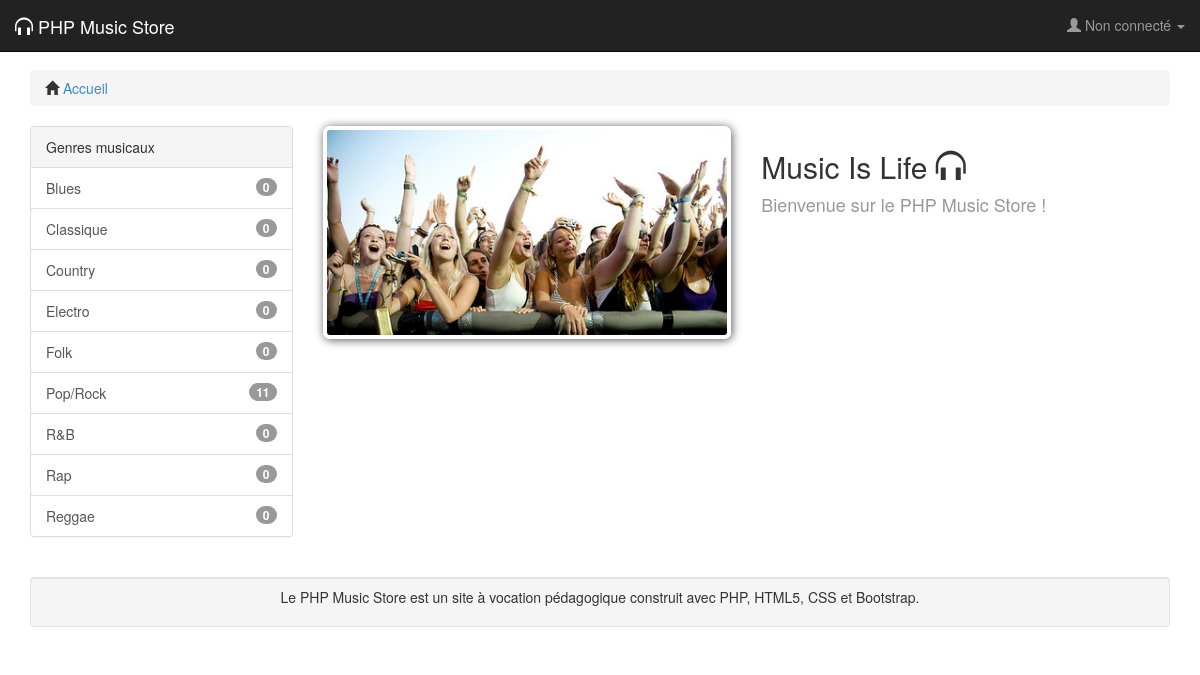
The page / on the database its author committed.
### tables this page shows
create table T_GENRE (
  GEN_ID integer primary key auto_increment,
  GEN_NOM varchar(100) not null
);

### Controleur/ControleurPersonnalise.php (called while the page is built, shortened)
<?php
require_once 'Framework/Controleur.php';
abstract class ControleurPersonnalise extends Controleur
{
    protected function genererVue($donneesVue = array(), $action = null)
    {
        $client = null;
        parent::genererVue($donneesVue + array('client' => $client), $action);
    }
}

### Controleur/ControleurAccueil.php (called while the page is built)
<?php
require_once 'ControleurPersonnalise.php';
require_once 'Modele/Genre.php';
class ControleurAccueil extends ControleurPersonnalise {
    private $genre;
    public function __construct() {
        $this->genre = new Genre();
    }
    public function index() {
        $genres = $this->genre->getGenres();
        $this->genererVue(array('genres' => $genres));
    }
}

### Framework/Routeur.php (called while the page is built, shortened)
<?php
require_once 'Controleur.php';
require_once 'Vue.php';
class Routeur
{
    public function routerRequete()
    {
        try {
            $requete = new Requete(array_merge($_GET, $_POST));
            $controleur = $this->creerControleur($requete);
            $action = $this->creerAction($requete);
            $controleur->executerAction($action);
        }
        catch (Exception $e) {
            $this->gererErreur($e);
        }
    }
    private function creerControleur(Requete $requete)
    {
        $controleur = "Accueil";
        $classeControleur = "Controleur" . $controleur;
        $fichierControleur = "Controleur/" . $classeControleur . ".php";
        if (file_exists($fichierControleur)) {
            $controleur = new $classeControleur();
            $controleur->setRequete($requete);
            return $controleur;
        }
        else {
            throw new Exception("Fichier '$fichierControleur' introuvable");
        }
    }
    private function creerAction(Requete $requete)
    {
        $action = "index";
        return $action;
    }
}

### index.php (called while the page is built)
<?php
require 'Framework/Routeur.php';
$routeur = new Routeur();
$routeur->routerRequete();

### Modele/Genre.php (called while the page is built, shortened)
<?php
require_once 'Framework/Modele.php';
class Genre extends Modele
{
    public function getGenres()
    {
        $sql = "select G.GEN_ID as id, GEN_NOM as nom, count(ALB_ID) AS nbAlbums " .
                "from T_GENRE G left join T_ALBUM A on G.GEN_ID=A.GEN_ID group by G.GEN_ID order by GEN_NOM";
        return $this->executerRequete($sql);
    }
}

### Framework/Configuration.php (called while the page is built, shortened)
<?php
class Configuration
{
    private static $parametres;
    public static function get($nom, $valeurParDefaut = null)
    {
        if (isset(self::getParametres()[$nom])) {
            $valeur = self::getParametres()[$nom];
        }
        else {
            $valeur = $valeurParDefaut;
        }
        return $valeur;
    }
    private static function getParametres()
    {
        if (self::$parametres == null) {
            $cheminFichier = "Config/dev.ini";
            if (!file_exists($cheminFichier)) {
                throw new Exception("Aucun fichier de configuration trouvé");
            }
            else {
                self::$parametres = parse_ini_file($cheminFichier);
            }
        }
        return self::$parametres;
    }
}

### Framework/Modele.php (called while the page is built)
<?php
require_once 'Configuration.php';
abstract class Modele
{
    private static $bdd;
    protected function executerRequete($sql, $params = null)
    {
        if ($params == null) {
            $resultat = self::getBdd()->query($sql);
        }
        else {
            $resultat = self::getBdd()->prepare($sql);
            $resultat->execute($params);
        }
        return $resultat;
    }
    private static function getBdd()
    {
        if (self::$bdd === null) {
            $dsn = Configuration::get("dsn");
            $login = Configuration::get("login");
            $mdp = Configuration::get("mdp");
            self::$bdd = new PDO($dsn, $login, $mdp,
                    array(PDO::ATTR_ERRMODE => PDO::ERRMODE_EXCEPTION));
        }
        return self::$bdd;
    }
}

### Vue/_Commun/menuNavigation.php (the view, shortened to what this page needs)
<div class="panel panel-default">
    <div class="panel-heading">Genres musicaux</div>
    <div class="list-group">
        <?php foreach ($genres as $genre): ?>
            <?php
            $estSelectionne = false;
            ?>
            <a class="list-group-item <?= $estSelectionne ? 'active' : '' ?>" href="navigation/index/<?= $this->nettoyer($genre['id']) ?>">
                <?= $this->nettoyer($genre['nom']) ?> <span class="badge pull-right"><?= $this->nettoyer($genre['nbAlbums']) ?></span>
            </a>
        <?php endforeach; ?>
    </div>
</div>

### Vue/_Commun/barreNavigation.php (shortened to what this page needs)
<div class="navbar navbar-default navbar-inverse navbar-fixed-top" role="navigation">
    <div class="navbar-header">
        <a class="navbar-brand" href=""><span class="glyphicon glyphicon-headphones"></span> PHP Music Store</a>
    </div>
    <div class="collapse navbar-collapse">
        <ul class="nav navbar-nav navbar-right">
            <?php if (isset($client)): ?>
                <!--li>
                    <button type="button" class="btn btn-default btn-primary navbar-btn">
                        <span class="glyphicon glyphicon-shopping-cart"></span> Panier <span class="badge">0</span>
                    </button>
                </li-->
                <li class="dropdown">
                    <a href="#" class="dropdown-toggle" data-toggle="dropdown">
                        <span class="glyphicon glyphicon-user"></span> Bienvenue, <?= $this->nettoyer($client['prenom']) ?> <b class="caret"></b></a>
                    <ul class="dropdown-menu">
                        <li><a href="client/">Informations personnelles</a></li>
                        <li class="divider"></li>
                        <li><a href="connexion/deconnecter">Se déconnecter</a></li>
                    </ul>
                </li>
            <?php else: ?>
                <li class="dropdown">
                    <a href="#" class="dropdown-toggle" data-toggle="dropdown">
                        <span class="glyphicon glyphicon-user"></span> Non connecté <b class="caret"></b></a>
                </li>
            <?php endif; ?>
        </ul>
    </div>
</div>

### Vue/Accueil/index.php
<?php $this->titre = "Accueil"; ?>
<?php require 'Vue/_Commun/barreNavigation.php'; ?>
<ul class="breadcrumb">
    <li><span class="glyphicon glyphicon-home"></span> <a href="">Accueil</a></li>
</ul>
<div class="row">
    <nav class="col-md-3 col-sm-4">
        <?php require 'Vue/_Commun/menuNavigation.php'; ?>
    </nav>
    <div class="col-md-9 col-sm-8">
        <div class="row">
            <div class="col-md-6">
                <img class="img-responsive" id="imgAccueil" src="Contenu/Images/BannerFIB.png" />
            </div>
            <div class="col-md-6">
                <h2>Music Is Life <span class="glyphicon glyphicon-headphones"></span><br> <small>Bienvenue sur le PHP Music Store !</small></h2>
            </div>
        </div>
    </div>
</div>

### Vue/gabarit.php (shortened to what this page needs)
<!DOCTYPE html>
<html>
    <head>
        <link rel="stylesheet" href="Librairies/bootstrap/css/bootstrap.min.css">
        <link rel="stylesheet" href="Contenu/style.css">
    </head>
    <body>
        <div class="container">
            <?= $contenu ?>
            <footer class="well well-sm">
                <p class="text-center">Le PHP Music Store est un site à vocation pédagogique construit avec PHP, HTML5, CSS et Bootstrap.</p>
            </footer>
        </div>
    </body>
</html>

### Framework/Controleur.php (shortened to what this page needs)
<?php
require_once 'Configuration.php';
require_once 'Vue.php';
abstract class Controleur
{
    private $action;
    public function executerAction($action)
    {
        if (method_exists($this, $action)) {
            $this->action = $action;
            $this->{$this->action}();
        }
        else {
            $classeControleur = get_class($this);
            throw new Exception("Action '$action' non définie dans la classe $classeControleur");
        }
    }
    protected function genererVue($donneesVue = array(), $action = null)
    {
        $actionVue = $this->action;
        $classeControleur = get_class($this);
        $controleurVue = str_replace("Controleur", "", $classeControleur);
        $vue = new Vue($actionVue, $controleurVue);
        $vue->generer($donneesVue);
    }
}

### Framework/Vue.php (shortened to what this page needs)
<?php
require_once 'Configuration.php';
class Vue
{
    private $fichier;
    private $titre;
    public function __construct($action, $controleur = "")
    {
        $fichier = "Vue/";
        if ($controleur != "") {
            $fichier = $fichier . $controleur . "/";
        }
        $this->fichier = $fichier . $action . ".php";
    }
    public function generer($donnees)
    {
        $contenu = $this->genererFichier($this->fichier, $donnees);
        $racineWeb = Configuration::get("racineWeb", "/");
        $vue = $this->genererFichier('Vue/gabarit.php',
                array('titre' => $this->titre, 'contenu' => $contenu, 'racineWeb' => $racineWeb));
        echo $vue;
    }
    private function genererFichier($fichier, $donnees)
    {
        if (file_exists($fichier)) {
            extract($donnees);
            require $fichier;
            return ob_get_clean();
        }
        else {
            throw new Exception("Fichier '$fichier' introuvable");
        }
    }
    private function nettoyer($valeur)
    {
        return htmlspecialchars($valeur, ENT_QUOTES, 'UTF-8', false);
    }
}

### Contenu/style.css (style rules this page uses)
body { padding-top: 70px; padding-bottom: 40px; }
footer { margin-top: 20px; }
#imgAccueil, #imgAlbum { border-radius: 7px; border:4px solid white; box-shadow: 1px 1px 10px #555; }

### rows shown on the page
t_genre: GEN_NOM "Blues", nettoyer "0"
t_genre: GEN_NOM "Classique", nettoyer "0"
t_genre: GEN_NOM "Country", nettoyer "0"
t_genre: GEN_NOM "Electro", nettoyer "0"
t_genre: GEN_NOM "Folk", nettoyer "0"
t_genre: GEN_NOM "Pop/Rock", nettoyer "11"
t_genre: GEN_NOM "R&B", nettoyer "0"
t_genre: GEN_NOM "Rap", nettoyer "0"
t_genre: GEN_NOM "Reggae", nettoyer "0"
